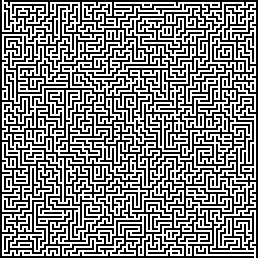
#> input picture resources/mazes/large-loops.bmp, 129 x 129 px, given in place of verysmall.bmp, which was not available (shown 2 times larger)
$ python find_maze_end.py
#> lines starting #> are read from the running program, lines starting #| are printed output that depends on the picture; pictures that were not available may be replaced by others from this repository, and a replacement may not be noted
### baseCode/cse251.py
"""
Course: CSE 251
File: cse251.py
Author: Brother Comeau

Purpose: Common classes for the CSE 251 course
"""

import os
import sys
import time
from datetime import datetime
import logging
import matplotlib.pyplot as plt
import numpy as np
import random
import json
import turtle
import cv2

# ===============================================================================================
# [15 lines left out: functions print_dict, load_json_file, not called in this run]


# ===============================================================================================
class Log():
    """ Logger Class for CSE 251 """

    def __init__(self, filename_log='',
                 linefmt='',
                 show_levels=False,
                 show_terminal=False,
                 include_time=True):
        self._start_time = time.perf_counter()
        self._show_terminal = show_terminal

        if filename_log == '':
            d = datetime.now()
            localtime = d.strftime("%m%d-%H%M%S")
            filename_log = f'{localtime}.log'

        self._filename = filename_log

        if linefmt == '':
          linefmt = '%(message)s'

        if show_levels:
            linefmt = '%(levelname)s - ' + linefmt

        if include_time:
            date_format = '%H:%M:%S'
            linefmt = '%(asctime)s| ' + linefmt
        else:
            date_format = ''

        # Create and configure logger
        logging.basicConfig(filename=self._filename,
                            # format='%(asctime)s %(levelname)s %(message)s',
                            format=linefmt,
                            datefmt=date_format,
                            filemode='w')

        self.logger = logging.getLogger()

        # Setting the threshold of logger to DEBUG
        self.logger.setLevel(logging.INFO)

        if show_terminal:
            formatter = logging.Formatter(linefmt, datefmt=date_format)
            terminal_handler = logging.StreamHandler()
            terminal_handler.setFormatter(formatter)
            self.logger.addHandler(terminal_handler)


    # [24 lines left out: functions start_timer, step_timer, stop_timer, not called in this run]

    def get_time(self):
        return time.perf_counter()

    def write_blank_line(self):
        """Write info message to log file"""
        self.logger.info(' ')
        # if self._show_terminal:
        #   print(f'LOG: {message}')

    def write(self, message=''):
        """Write info message to log file"""
        self.logger.info(message)
        # if self._show_terminal:
        #   print(f'LOG: {message}')

    def write_warning(self, message=''):
        """Write warning message to log file"""
        self.logger.warning('WARNING: ' + message)
        # if self._show_terminal:
        #   print(f'LOG: {message}')

    def write_error(self, message=''):
        """Write error message to log file"""
        self.logger.error('ERROR: ' + message)
        # if self._show_terminal:
        #   print(f'LOG: {message}')

# ===============================================================================================
class Plots:
    """ Create plots for reports """
    def __init__(self, title=''):
        self._title = title

    # [39 lines left out: functions line, bar, not called in this run]


class CSE251Turtle:

    # Consts values
    COMMAND_UP = 1
    COMMAND_GOTO = 2
    COMMAND_DOWN = 3
    COMMAND_FORWARD = 4
    COMMAND_LEFT = 5
    COMMAND_RIGHT = 6
    COMMAND_BACKWARD = 7
    COMMAND_COLOR = 8
    COMMAND_SETHEADING = 9
    COMMAND_PENSIZE = 10

    SLEEP = 0.00001

    def __init__(self):
        self.commands = []

    def pensize(self, size):
        self.commands.append((self.COMMAND_PENSIZE, size))

    # [4 lines left out: function move, not called in this run]

    def up(self):
        self.commands.append((self.COMMAND_UP, ))

    def goto(self, x, y):
        self.commands.append((self.COMMAND_GOTO, x, y))

    def down(self):
        self.commands.append((self.COMMAND_DOWN, ))

    def forward(self, amount):
        time.sleep(self.SLEEP)
        self.commands.append((self.COMMAND_FORWARD, amount))

    def backward(self, amount):
        time.sleep(self.SLEEP)
        self.commands.append((self.COMMAND_BACKWARD, amount))

    def left(self, amount):
        self.commands.append((self.COMMAND_LEFT, amount))

    def right(self, amount):
        self.commands.append((self.COMMAND_RIGHT, amount))

    def color(self, color):
        self.commands.append((self.COMMAND_COLOR, color))

    def setheading(self, amount):
        self.commands.append((self.COMMAND_SETHEADING, amount))

    def clear(self):
        self.commands = []

    def print_commands(self):
        # print(self.commands)
        print(f'There are {len(self.commands)} commands created')

    def get_command_count(self):
        return len(self.commands)

    # [25 lines left out: function play_commands, not called in this run]


class Screen:

    # Consts values
    COMMAND_MOVE = 1
    COMMAND_COLOR = 2
    COMMAND_UPDATE = 3
    COMMAND_BLOCK = 4
    COMMAND_LINE = 5

    def __init__(self, width, height):
        self.commands = []
        self.width = width
        self.height = height

        self.board = np.zeros((width, height, 3), dtype=np.uint8)

    def __del__(self):
        cv2.destroyAllWindows()

    def background(self, color):
        pt1 = (0, 0)
        pt2 = (self.width, self.height)
        cv2.rectangle(self.board, pt1, pt2, color, -1)

    def move(self, x, y):
        self.commands.append((self.COMMAND_MOVE, int(x), int(y)))

    def color(self, color):
        self.commands.append((self.COMMAND_COLOR, color))

    def clear(self):
        self.commands = []

    def print_commands(self):
        # print(self.commands)
        print(f'There are {len(self.commands)} commands created')

    def get_command_count(self):
        return len(self.commands)

    def line(self, x1, y1, x2, y2, color='black'):
        self.commands.append((self.COMMAND_LINE, int(x1), int(y1), int(x2), int(y2), color))

    def update(self):
        self.commands.append((self.COMMAND_UPDATE, ))

    def block(self, x, y, width, height, color='black'):
        self.commands.append((self.COMMAND_BLOCK, int(x), int(y), int(width), int(height), color))

    def play_commands(self, speed=0):
        pos_x = 0
        pos_y = 0
        color = (0, 0, 0)
        sleep_time = speed * 10
        finish = False

        title = 'Maze: Press "q" to quit, "f" to finish, "-" to slow down, "+" to go faster, "p" to play again'

        cv2.namedWindow(title)

        for action in self.commands:
            # print(action)
            code = action[0]
            if   code == self.COMMAND_MOVE:
                pos_x = action[1]
                pos_y = action[2]

            elif code == self.COMMAND_COLOR:
                color = action[1]

            elif code == self.COMMAND_UPDATE:
                if not finish:
                    cv2.imshow(title, self.board)
                    if sleep_time > 0:
                        key = cv2.waitKey(sleep_time)
                    else:
                        key = cv2.waitKey(1)

                    if key == 27 or key == ord('q') or key == ord('Q'):
                        return False

                    if key == ord('f') or key == ord('F'):
                        finish = True

            elif code == self.COMMAND_LINE:
                cv2.line(self.board, (action[1], action[2]), (action[3], action[4]), action[5], 1)

            elif code == self.COMMAND_BLOCK:
                cv2.rectangle(self.board, (action[1], action[2]), (action[1] + action[3], action[2] + action[4]), action[5], -1)

            else:
                print(f'Invalid action found: {action}')

        cv2.imshow(title, self.board)
        return True


COLOR_WHITE = (255, 255, 255)
COLOR_BLACK = (0, 0, 0)
COLOR_VISITED = (128, 128, 128)

OPEN = 1
WALL = 2
VISITED = 3

class Maze():

    def __init__(self, screen, width, height, bitmap_file, delay=False):
        super().__init__()
        self.screen = screen
        self.filename = bitmap_file
        self.screen_w = width
        self.screen_h = height
        self.delay = delay

        # numpy array
        self.pixels = cv2.imread(bitmap_file, 0)

        self.width, self.height = self.pixels.shape

        self.start_pos = (0, 1)
        self.end_pos = (self.width - 1, self.height - 2)

        self.border_size = 50

        self.scale_w = (self.screen_w - self.border_size) / self.width
        self.scale_h = (self.screen_h - self.border_size) / self.height
        self.offset_x = self.border_size // 2
        self.offset_y = self.border_size // 2

        self.colors = [ [COLOR_BLACK for _ in range(self.height)] for _ in range(self.width)]
        # Set colors
        for row in range(self.height):
            for col in range(self.width):
                if self.pixels[row, col] == 255:
                    self.colors[row][col] = COLOR_WHITE

        self._draw()


    def move(self, row, col, color):
        """ Change a color of a square """
        state = self._state(row, col)
        if state != OPEN:
            print(f'ERROR: You are trying to move on a spot that is a wall or already visited: {row}, {col}, color = {self.colors[row][col]}')
            return

        self.colors[row][col] = color
        pos_x, pos_y = self._calc_screen_pos(row, col)
        self.screen.block(pos_x, pos_y, self.scale_w, self.scale_h, color=color)
        self.screen.update()
        if self.delay:
            time.sleep(0.00000001)

    def restore(self, row, col):
        """ Change the color to show that this square was visited """
        self.colors[row][col] = COLOR_VISITED
        pos_x, pos_y = self._calc_screen_pos(row, col)
        self.screen.block(pos_x, pos_y, self.scale_w, self.scale_h, color=COLOR_VISITED)
        self.screen.update()


    def can_move_here(self, row, col):
        """ Is the square free to move to """
        return self._state(row, col) == OPEN


    def get_possible_moves(self, row, col):
        """ Given a square location, returns possible moves """
        if not self._pos_ok(row, col):
            return []

        possible = [(row + 1, col), (row - 1, col), (row, col + 1), (row, col - 1)]
        random.shuffle(possible)

        moves = []
        for x, y in possible:
            if self._state(x, y) == OPEN:
                moves.append((x, y))

        return moves


    def get_start_pos(self):
        """ Return the starting position of the maze """
        return self.start_pos


    def at_end(self, row, col):
        """ Did we reach the end of the maze """
        return self.end_pos == (row, col)


    # *************************************************************************
    # Local methods for this class - don't call directly

    def _draw(self):
        # Assume that the background on the screen is black
        for row in range(self.height):
            for col in range(self.width):
                if self._state(row, col) == OPEN:
                    pos_x, pos_y = self._calc_screen_pos(row, col)
                    self.screen.block(pos_x, pos_y, self.scale_w, self.scale_h, color=COLOR_WHITE)
                else:
                    pos_x, pos_y = self._calc_screen_pos(row, col)
                    self.screen.block(pos_x, pos_y, self.scale_w, self.scale_h, color=COLOR_BLACK)
        self.screen.update()

    def _state(self, x, y):
        if x < 0 or y < 0 or x >= self.height or y >= self.width:
            return WALL
        if self.colors[x][y] == COLOR_WHITE:
            return OPEN
        else:
            return WALL

    def _calc_screen_pos(self, x, y):
        pos_x = (self.scale_w * x) + self.offset_x
        pos_y = (self.scale_h * y) + self.offset_y
        return (pos_x, pos_y)

    def _pos_ok(self, x, y):
        if x < 0 or y < 0 or x >= self.height or y >= self.width:
            return False
        return True

### find_maze_end.py
"""
Course: CSE 251
Lesson Week: 09
File: assignment09-p1.py
Author: Preston Millward

Purpose: Part 1 of assignment 09, finding a path to the end position in a maze

Instructions:
- Do not create classes for this assignment, just functions
- Do not use any other Python modules other than the ones included

"""
#from _typeshed import StrPath
import math
import cv2
import os

# Include cse 251 common Python files - Dont change
from baseCode.cse251 import *

SCREEN_SIZE = 800
COLOR = (0, 0, 255)


# TODO add any functions
def solve_recursive(maze, path_list):
    pos = path_list[-1]
    maze.move(pos[0], pos[1], COLOR)
    if maze.at_end(pos[0], pos[1]):
        return True
    moves = maze.get_possible_moves(pos[0], pos[1])
    for move in moves:
        if maze.can_move_here(move[0], move[1]):
            path_list.append(move)
            solved = solve_recursive(maze, path_list)
            if solved:
                return True
            else:
                maze.restore(move[0], move[1])
                path_list.pop()
    return False

def solve_path(maze):
    """ Solve the maze and return the path found between the start and end positions.
        The path is a list of positions, (x, y) """

    # TODO start add code here
    start = maze.get_start_pos()
    path = [start]
    solved = solve_recursive(maze, path)
    if not solved:
        print("Solving failed")
    return path


def get_path(log, filename):
    """ Do not change this function """

    # create a Screen Object that will contain all of the drawing commands
    screen = Screen(SCREEN_SIZE, SCREEN_SIZE)
    screen.background((255, 255, 0))

    maze = Maze(screen, SCREEN_SIZE, SCREEN_SIZE, filename)

    path = solve_path(maze)

    log.write(f'Number of drawing commands for = {screen.get_command_count()}')

    done = False
    speed = 1
    while not done:
        if screen.play_commands(speed):
            key = cv2.waitKey(0)
            if key == ord('+'):
                speed = max(0, speed - 1)
            elif key == ord('-'):
                speed += 1
            elif key != ord('p'):
                done = True
        else:
            done = True

    return path


def find_paths(log):
    """ Do not change this function """

    files = ('verysmall.bmp', 'verysmall-loops.bmp',
            'small.bmp', 'small-loops.bmp',
            'small-odd.bmp', 'small-open.bmp', 'large.bmp', 'large-loops.bmp')

    log.write('*' * 40)
    log.write('Part 1')
    dir = os.path.dirname(__file__)
    for filename in files:
        filename = dir + "/resources/mazes/"+filename
        log.write()
        log.write(f'File: {filename}')
        path = get_path(log, filename)
        log.write(f'Found path has length          = {len(path)}')
#> this loop made 4 passes; (key q is pressed on pass 1)
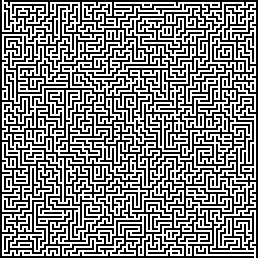
#> input picture resources/mazes/large-loops.bmp, 129 x 129 px, given in place of verysmall.bmp, which was not available (shown 2 times larger)
#> pass 1, in play_commands, `cv2.imshow(title, self.board)`:
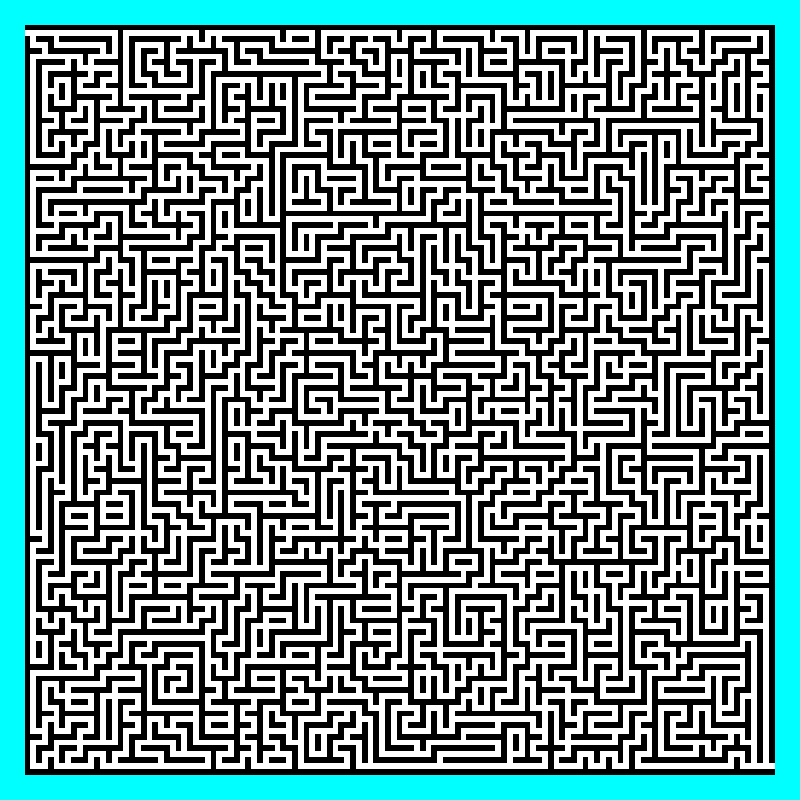
#> window 'Maze: Press "q" to quit, "f" t': shape (800, 800, 3); mean B, G, R 145.6, 145.6, 114.7
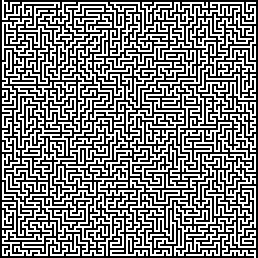
#> input picture resources/mazes/large.bmp, 129 x 129 px, given in place of verysmall-loops.bmp, which was not available (shown 2 times larger)
#> pass 2, in play_commands (call 2), `cv2.imshow(title, self.board)`:
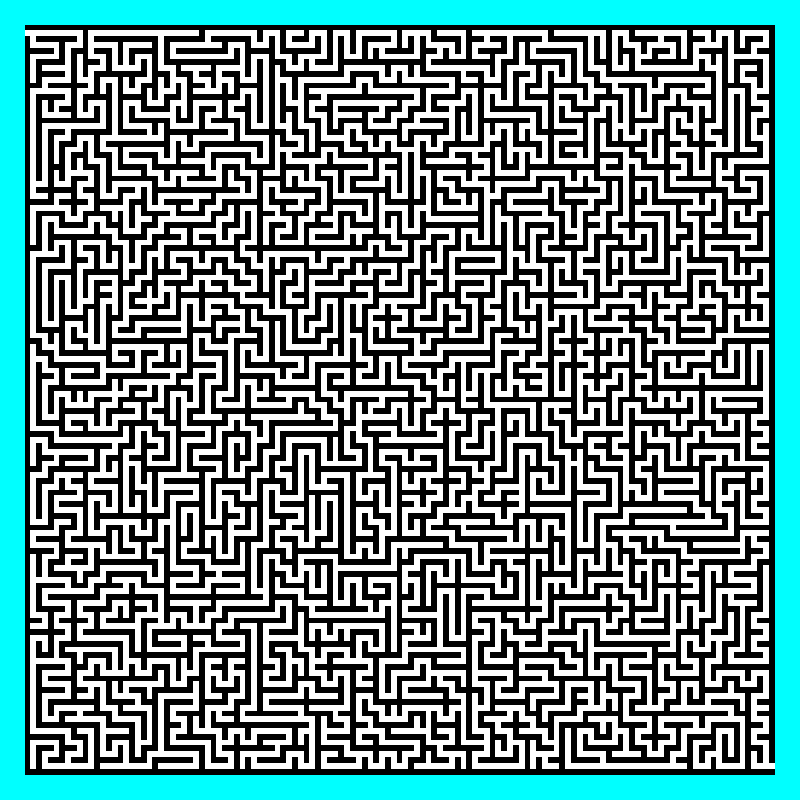
#> window 'Maze: Press "q" to quit, "f" t': shape (800, 800, 3); mean B, G, R 141.6, 141.6, 110.7
    log.write('*' * 40)


def main():
    """ Do not change this function """
    sys.setrecursionlimit(5000)
    log = Log(show_terminal=True)
    find_paths(log)


if __name__ == "__main__":
#> (the run stopped early here; a loop or call above may not have finished)
